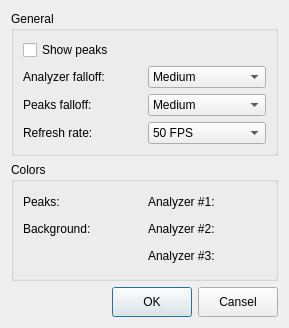
<ui version="4.0" >
 <class>SettingsDialog</class>
 <widget class="QDialog" name="SettingsDialog" >
  <property name="geometry" >
   <rect>
    <x>0</x>
    <y>0</y>
    <width>275</width>
    <height>328</height>
   </rect>
  </property>
  <property name="windowTitle" >
   <string>Analyzer Plugin Settings</string>
  </property>
  <layout class="QGridLayout" >
   <item row="0" column="0" colspan="3" >
    <widget class="QGroupBox" name="groupBox_2" >
     <property name="sizePolicy" >
      <sizepolicy vsizetype="Minimum" hsizetype="Preferred" >
       <horstretch>0</horstretch>
       <verstretch>0</verstretch>
      </sizepolicy>
     </property>
     <property name="title" >
      <string>General</string>
     </property>
     <layout class="QGridLayout" >
      <item row="0" column="0" >
       <widget class="QCheckBox" name="peaksCheckBox" >
        <property name="layoutDirection" >
         <enum>Qt::LeftToRight</enum>
        </property>
        <property name="text" >
         <string>Show peaks</string>
        </property>
       </widget>
      </item>
      <item row="1" column="0" >
       <widget class="QLabel" name="label_10" >
        <property name="text" >
         <string>Analyzer falloff:</string>
        </property>
        <property name="alignment" >
         <set>Qt::AlignLeading|Qt::AlignLeft|Qt::AlignVCenter</set>
        </property>
       </widget>
      </item>
      <item row="1" column="1" >
       <widget class="QComboBox" name="analyzerComboBox" >
        <property name="currentIndex" >
         <number>2</number>
        </property>
        <item>
         <property name="text" >
          <string>Slowest</string>
         </property>
        </item>
        <item>
         <property name="text" >
          <string>Slow</string>
         </property>
        </item>
        <item>
         <property name="text" >
          <string>Medium</string>
         </property>
        </item>
        <item>
         <property name="text" >
          <string>Fast</string>
         </property>
        </item>
        <item>
         <property name="text" >
          <string>Fastest</string>
         </property>
        </item>
       </widget>
      </item>
      <item row="2" column="0" >
       <widget class="QLabel" name="label_9" >
        <property name="text" >
         <string>Peaks falloff:</string>
        </property>
        <property name="alignment" >
         <set>Qt::AlignLeading|Qt::AlignLeft|Qt::AlignVCenter</set>
        </property>
       </widget>
      </item>
      <item row="2" column="1" >
       <widget class="QComboBox" name="peaksComboBox" >
        <property name="currentIndex" >
         <number>2</number>
        </property>
        <item>
         <property name="text" >
          <string>Slowest</string>
         </property>
        </item>
        <item>
         <property name="text" >
          <string>Slow</string>
         </property>
        </item>
        <item>
         <property name="text" >
          <string>Medium</string>
         </property>
        </item>
        <item>
         <property name="text" >
          <string>Fast</string>
         </property>
        </item>
        <item>
         <property name="text" >
          <string>Fastest</string>
         </property>
        </item>
       </widget>
      </item>
      <item row="3" column="0" >
       <widget class="QLabel" name="label_11" >
        <property name="text" >
         <string>Refresh rate:</string>
        </property>
        <property name="alignment" >
         <set>Qt::AlignLeading|Qt::AlignLeft|Qt::AlignVCenter</set>
        </property>
       </widget>
      </item>
      <item row="3" column="1" >
       <widget class="QComboBox" name="fpsComboBox" >
        <property name="currentIndex" >
         <number>0</number>
        </property>
        <item>
         <property name="text" >
          <string>50 FPS</string>
         </property>
        </item>
        <item>
         <property name="text" >
          <string>25 FPS</string>
         </property>
        </item>
        <item>
         <property name="text" >
          <string>10 FPS</string>
         </property>
        </item>
        <item>
         <property name="text" >
          <string>5 FPS</string>
         </property>
        </item>
       </widget>
      </item>
     </layout>
    </widget>
   </item>
   <item row="1" column="0" colspan="3" >
    <widget class="QGroupBox" name="groupBox" >
     <property name="sizePolicy" >
      <sizepolicy vsizetype="MinimumExpanding" hsizetype="Preferred" >
       <horstretch>0</horstretch>
       <verstretch>0</verstretch>
      </sizepolicy>
     </property>
     <property name="title" >
      <string>Colors</string>
     </property>
     <layout class="QGridLayout" >
      <item row="0" column="0" >
       <widget class="QLabel" name="label_4" >
        <property name="text" >
         <string>Peaks:</string>
        </property>
        <property name="alignment" >
         <set>Qt::AlignLeading|Qt::AlignLeft|Qt::AlignVCenter</set>
        </property>
       </widget>
      </item>
      <item row="0" column="1" >
       <widget class="ColorWidget" native="1" name="peakColorWidget" >
        <property name="sizePolicy" >
         <sizepolicy vsizetype="Fixed" hsizetype="Fixed" >
          <horstretch>0</horstretch>
          <verstretch>0</verstretch>
         </sizepolicy>
        </property>
        <property name="maximumSize" >
         <size>
          <width>20</width>
          <height>20</height>
         </size>
        </property>
       </widget>
      </item>
      <item row="0" column="2" >
       <widget class="QLabel" name="label_6" >
        <property name="text" >
         <string>Analyzer #1:</string>
        </property>
        <property name="alignment" >
         <set>Qt::AlignLeading|Qt::AlignLeft|Qt::AlignVCenter</set>
        </property>
       </widget>
      </item>
      <item row="0" column="3" >
       <widget class="ColorWidget" native="1" name="colorWidget1" >
        <property name="sizePolicy" >
         <sizepolicy vsizetype="Fixed" hsizetype="Fixed" >
          <horstretch>0</horstretch>
          <verstretch>0</verstretch>
         </sizepolicy>
        </property>
        <property name="maximumSize" >
         <size>
          <width>20</width>
          <height>20</height>
         </size>
        </property>
       </widget>
      </item>
      <item row="1" column="0" >
       <widget class="QLabel" name="label_5" >
        <property name="text" >
         <string>Background:</string>
        </property>
        <property name="alignment" >
         <set>Qt::AlignLeading|Qt::AlignLeft|Qt::AlignVCenter</set>
        </property>
       </widget>
      </item>
      <item row="1" column="1" >
       <widget class="ColorWidget" native="1" name="bgColorWidget" >
        <property name="sizePolicy" >
         <sizepolicy vsizetype="Fixed" hsizetype="Fixed" >
          <horstretch>0</horstretch>
          <verstretch>0</verstretch>
         </sizepolicy>
        </property>
        <property name="maximumSize" >
         <size>
          <width>20</width>
          <height>20</height>
         </size>
        </property>
       </widget>
      </item>
      <item row="1" column="2" >
       <widget class="QLabel" name="label_7" >
        <property name="text" >
         <string>Analyzer #2:</string>
        </property>
        <property name="alignment" >
         <set>Qt::AlignLeading|Qt::AlignLeft|Qt::AlignVCenter</set>
        </property>
       </widget>
      </item>
      <item row="1" column="3" >
       <widget class="ColorWidget" native="1" name="colorWidget2" >
        <property name="sizePolicy" >
         <sizepolicy vsizetype="Fixed" hsizetype="Fixed" >
          <horstretch>0</horstretch>
          <verstretch>0</verstretch>
         </sizepolicy>
        </property>
        <property name="maximumSize" >
         <size>
          <width>20</width>
          <height>20</height>
         </size>
        </property>
       </widget>
      </item>
      <item row="2" column="0" colspan="2" >
       <spacer>
        <property name="orientation" >
         <enum>Qt::Horizontal</enum>
        </property>
        <property name="sizeHint" >
         <size>
          <width>111</width>
          <height>20</height>
         </size>
        </property>
       </spacer>
      </item>
      <item row="2" column="2" >
       <widget class="QLabel" name="label_8" >
        <property name="text" >
         <string>Analyzer #3:</string>
        </property>
        <property name="alignment" >
         <set>Qt::AlignLeading|Qt::AlignLeft|Qt::AlignVCenter</set>
        </property>
       </widget>
      </item>
      <item row="2" column="3" >
       <widget class="ColorWidget" native="1" name="colorWidget3" >
        <property name="sizePolicy" >
         <sizepolicy vsizetype="Fixed" hsizetype="Fixed" >
          <horstretch>0</horstretch>
          <verstretch>0</verstretch>
         </sizepolicy>
        </property>
        <property name="maximumSize" >
         <size>
          <width>20</width>
          <height>20</height>
         </size>
        </property>
       </widget>
      </item>
     </layout>
    </widget>
   </item>
   <item row="2" column="0" >
    <spacer>
     <property name="orientation" >
      <enum>Qt::Horizontal</enum>
     </property>
     <property name="sizeType" >
      <enum>QSizePolicy::Minimum</enum>
     </property>
     <property name="sizeHint" >
      <size>
       <width>95</width>
       <height>29</height>
      </size>
     </property>
    </spacer>
   </item>
   <item row="2" column="1" >
    <widget class="QPushButton" name="okButton" >
     <property name="sizePolicy" >
      <sizepolicy vsizetype="Expanding" hsizetype="Preferred" >
       <horstretch>0</horstretch>
       <verstretch>0</verstretch>
      </sizepolicy>
     </property>
     <property name="maximumSize" >
      <size>
       <width>16777215</width>
       <height>30</height>
      </size>
     </property>
     <property name="text" >
      <string>OK</string>
     </property>
    </widget>
   </item>
   <item row="2" column="2" >
    <widget class="QPushButton" name="canselButton" >
     <property name="sizePolicy" >
      <sizepolicy vsizetype="Minimum" hsizetype="Preferred" >
       <horstretch>0</horstretch>
       <verstretch>0</verstretch>
      </sizepolicy>
     </property>
     <property name="maximumSize" >
      <size>
       <width>16777215</width>
       <height>30</height>
      </size>
     </property>
     <property name="text" >
      <string>Cansel</string>
     </property>
    </widget>
   </item>
  </layout>
 </widget>
 <customwidgets>
  <customwidget>
   <class>ColorWidget</class>
   <extends>QWidget</extends>
   <header>colorwidget.h</header>
   <container>1</container>
  </customwidget>
 </customwidgets>
 <resources/>
 <connections>
  <connection>
   <sender>canselButton</sender>
   <signal>clicked()</signal>
   <receiver>SettingsDialog</receiver>
   <slot>reject()</slot>
   <hints>
    <hint type="sourcelabel" >
     <x>220</x>
     <y>286</y>
    </hint>
    <hint type="destinationlabel" >
     <x>276</x>
     <y>309</y>
    </hint>
   </hints>
  </connection>
 </connections>
</ui>
